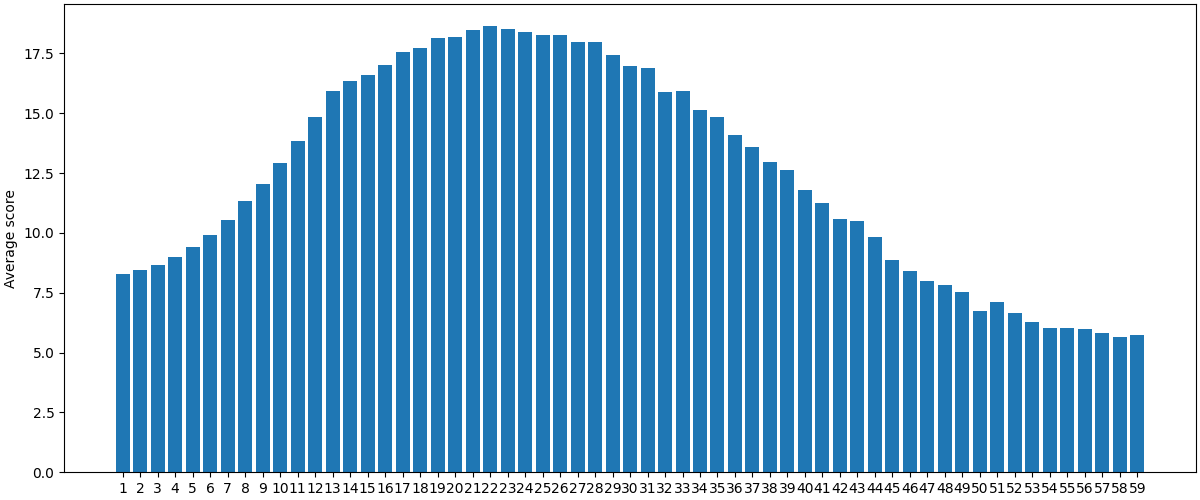

Source code (Python):

from simplified_game import SimplifiedFlip7
import matplotlib.pyplot as plt

# Samples per target score
SAMPLES = 10000
TARGET_SCORES = range(1, 60)

average_scores = []

for target_score in TARGET_SCORES:
    busts = 0
    score_sum = 0
    for _ in range(SAMPLES):
        game = SimplifiedFlip7()
        while (len(game.hand) < 7 and not game.busted and game.score <
        target_score):
            game.take_card()
        if game.busted:
            busts += 1
        score_sum += game.score

    print("Target:", target_score)
    print("Busts:", busts / SAMPLES * 100, "%")
    print("Average score:", score_sum / SAMPLES)
    print()
    average_scores.append(score_sum / SAMPLES)

fig, ax = plt.subplots(layout="constrained")

ax.set_ylabel("Average score")
rects = ax.bar(range(len(average_scores)), average_scores)
ax.set_xticks(range(len(average_scores)), TARGET_SCORES)
fig.set_size_inches(12, 5)
fig.set_dpi(120)
plt.savefig("target_n.png")